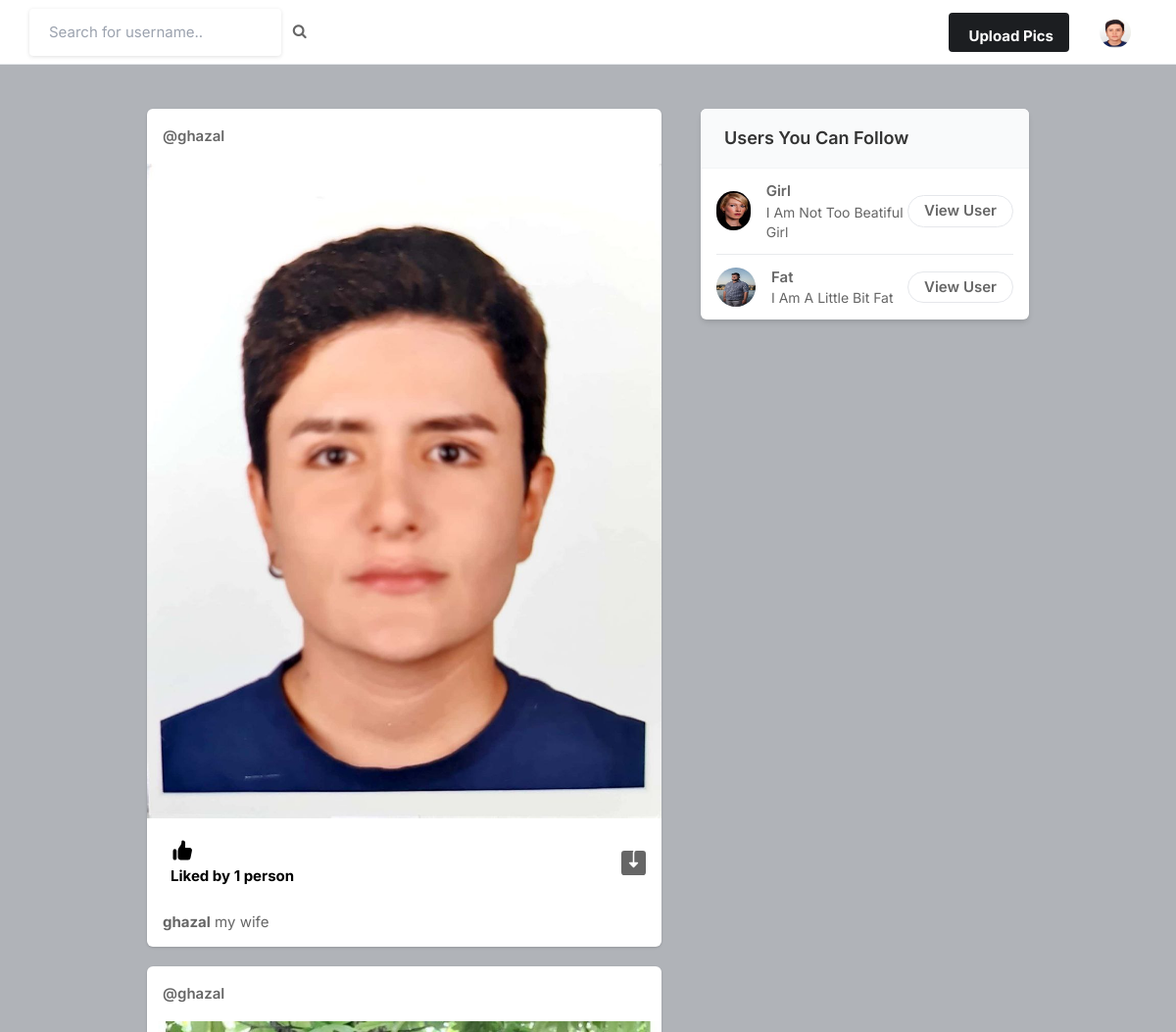
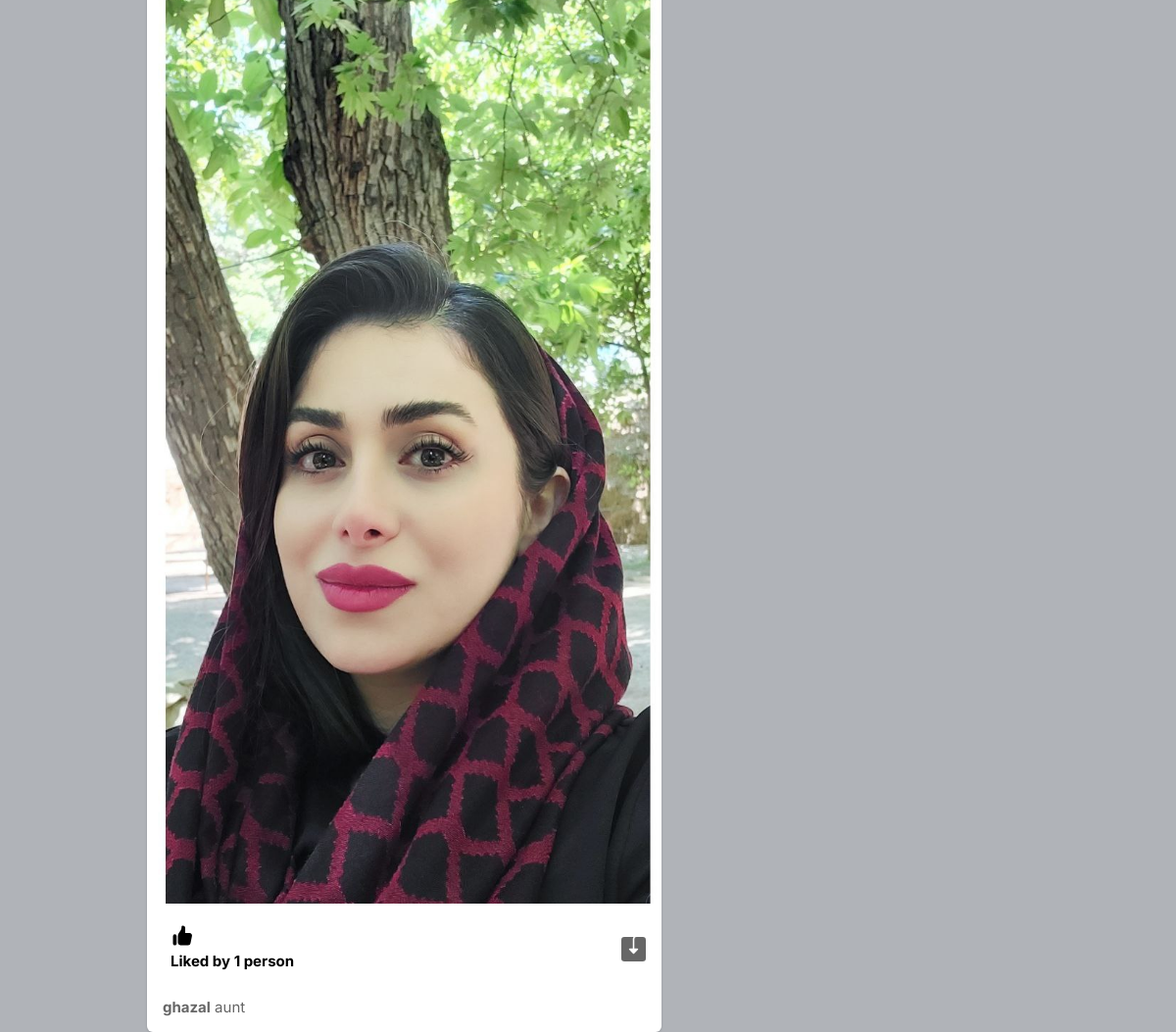
/ (signed in), run on the app's committed database (2 pictures, top to bottom).
### core/models.py (models this page shows, shortened)
class Profile(models.Model):
    user = models.ForeignKey(User, on_delete=models.CASCADE)
    id_user = models.IntegerField()
    bio = models.TextField(blank=True)
    profileimg = models.ImageField(upload_to='profile_images', default='blank-profile-picture.png')
    location = models.CharField(max_length=100, blank=True)

class Post(models.Model):
    id = models.UUIDField(primary_key=True, default=uuid.uuid4)
    user = models.CharField(max_length=100)
    image = models.ImageField(upload_to='post_images')
    caption = models.TextField()
    created_at = models.DateTimeField(default=datetime.now)
    no_of_likes = models.IntegerField(default=0)

### core/views.py (the view)
# urls.py: path('', views.index, name='index'),
@login_required(login_url='signin')
def index(request):
    user_object = User.objects.get(username=request.user.username)
    user_profile = Profile.objects.get(user=user_object)
    user_following_list = []
    feed = []
    user_following = FollowersCount.objects.filter(follower=request.user.username)
    for users in user_following:
        user_following_list.append(users.user)
    for usernames in user_following_list:
        feed_lists = Post.objects.filter(user=usernames)
        feed.append(feed_lists)
    feed_list = list(chain(*feed))
    all_users = User.objects.all()
    user_following_all = []
    for user in user_following:
        user_list = User.objects.get(username=user.user)
        user_following_all.append(user_list)
    new_suggestions_list = [x for x in list(all_users) if (x not in list(user_following_all))]
    current_user = User.objects.filter(username=request.user.username)
    final_suggestions_list = [x for x in list(new_suggestions_list) if ( x not in list(current_user))]
    random.shuffle(final_suggestions_list)
    username_profile = []
    username_profile_list = []
    for users in final_suggestions_list:
        username_profile.append(users.id)
    for ids in username_profile:
        profile_lists = Profile.objects.filter(id_user=ids)
        username_profile_list.append(profile_lists)
    suggestions_username_profile_list = list(chain(*username_profile_list))
    return render(request, 'index.html', {'user_profile': user_profile, 'posts':feed_list, 'suggestions_username_profile_list': suggestions_username_profile_list[:4]})

### templates/index.html (shortened to what this page needs)
{% load static %}
<!DOCTYPE html>
<html lang="en">
<head>
    <link rel="stylesheet" href="{% static 'assets/css/icons.css' %}">
    <link rel="stylesheet" href="{% static 'assets/css/uikit.css' %}">
    <link rel="stylesheet" href="{% static 'assets/css/style.css' %}">
    <link rel="stylesheet" href="{% static 'assets/css/tailwind.css' %}">
    <link rel="stylesheet" href="https://cdnjs.cloudflare.com/ajax/libs/font-awesome/4.7.0/css/font-awesome.min.css">
</head>
<body>
            <header>
                <div class="header_inner">
                    <form action="/search" method="POST">
                    <div class="left-side">
                            <input type="text" name="username" placeholder="Search for username..">&nbsp; &nbsp;
                            <button type="submit"><i class="fa fa-search fa-1x"></i></button>
                    </div>
                    </form>
                    <div class="right-side lg:pr-4">
                        <a href="#"
                            class="bg-pink-500 flex font-bold hidden hover:bg-pink-600 hover:text-white inline-block items-center lg:block max-h-10 mr-4 px-4 py-2 rounded shado text-white">
                              Upload Pics
                        </a>
                        <a href="#">
                            <img src="{{user_profile.profileimg.url}}" class="header-avatar" alt="">
                        </a>
                    </div>
                </div>
            </header>
            <div class="container m-auto">
                <div class="lg:flex justify-center lg:space-x-10 lg:space-y-0 space-y-5">
                    <div class="space-y-5 flex-shrink-0 lg:w-7/12">
                        {% for post in posts reversed %}
                        <div class="bg-white shadow rounded-md  -mx-2 lg:mx-0">
                            <div class="flex justify-between items-center px-4 py-3">
                                <div class="flex flex-1 items-center space-x-4">
                                    <span class="block font-semibold "><a href="{%url 'core:profile' pk=post.user %}">@{{post.user}}</a></span>
                                </div>
                              <div>
                                <a href="#"> <i class="icon-feather-more-horizontal text-2xl hover:bg-gray-200 rounded-full p-2 transition -mr-1 "></i> </a>
                              </div>
                            </div>
                            <div uk-lightbox>
                                <a href="{{post.image.url}}"  >
                                    <img src="{{post.image.url}}" height="20",width="20" alt="">
                                </a>
                            </div>
                            <div class="py-3 px-4 space-y-3">
                                <div class="flex space-x-4 lg:font-bold">
                                    <a href="/like-post?post_id={{post.id}}" class="flex items-center space-x-2">
                                        <div class="p-2 rounded-full text-black">
                                            {% if post.no_of_likes == 0 %}
                                            <p>No likes</p>
                                            {% elif post.no_of_likes == 1 %}
                                            <p>Liked by {{post.no_of_likes}} person</p>
                                            {% else %}
                                            <p>Liked by {{post.no_of_likes}} people</p>
                                            {% endif %}
                                        </div>
                                    </a>
                                    <a href="{{post.image.url}}" height="30",width="20" class="flex items-center space-x-2 flex-1 justify-end" download>
                                    </a>
                                </div>
                                <p>
                                    <a href="{%url 'core:profile' pk=post.user %}"><strong>{{post.user}}</strong></a> {{post.caption}}
                                </p>
                            </div>
                        </div>
                        {% endfor %}
                    </div>
                    <div class="lg:w-5/12">
                        <div class="bg-white  shadow-md rounded-md overflow-hidden">
                            <div class="bg-gray-50  border-b border-gray-100 flex items-baseline justify-between py-4 px-6 ">
                                <h2 class="font-semibold text-lg">Users You Can Follow</h2>
                            </div>
                            <div class="divide-gray-300 divide-gray-50 divide-opacity-50 divide-y px-4 ">
                                {% for suggestion in suggestions_username_profile_list %}
                                <div class="flex items-center justify-between py-3">
                                    <div class="flex flex-1 items-center space-x-4">
                                        <a href="{%url 'core:profile' pk=suggestion.user %}">
                                            <img src="{{suggestion.profileimg.url}}" class="bg-gray-200 rounded-full w-10 h-10">
                                        </a>
                                        <div class="flex flex-col">
                                            <span class="block capitalize font-semibold"> {{suggestion.user}} </span>
                                            <span class="block capitalize text-sm"> {{suggestion.bio}} </span>
                                        </div>
                                    </div>
                                    <a href="{%url 'core:profile' pk=suggestion.user %}" class="border border-gray-200 font-semibold px-4 py-1 rounded-full hover:bg-pink-600 hover:text-white hover:border-pink-600 "> View User </a>
                                </div>
                                {% endfor %}
                            </div>
                        </div>
                    </div>
                </div>
            </div>
</body>
</html>

### statics/assets/css/style.css (style rules this page uses)
body { background-color: #B0B3B8!important; }
button { vertical-align: middle; }
input { height: 48px; line-height: 48px; padding: 0 20px; outline: none; font-size: 15px; color: #808080; max-width: 100%; width: 100%; -webkit-box-sizing: border-box; box-sizing: border-box; display: block; font-weight: 400; opacity: 1; border-radius: 4px; border: none; -webkit-box-shadow: 0 1px 4px 0px rgba(0, 0, 0, 0.12); box-shadow: 0 1px 4px 0px rgba(0, 0, 0, 0.12); }
input[type="text"], input[type="password"], input[type="email"], input[type="number"] { height: 48px; line-height: 48px; padding: 0 20px; outline: none; font-size: 15px; color: #808080; max-width: 100%; width: 100%; -webkit-box-sizing: border-box; box-sizing: border-box; display: block; font-weight: 400; opacity: 1; border-radius: 4px; border: none; -webkit-box-shadow: 0 1px 4px 0px rgba(0, 0, 0, 0.12); box-shadow: 0 1px 4px 0px rgba(0, 0, 0, 0.12); }
input { -webkit-transition: all 0.1s ease-in-out; transition: all 0.1s ease-in-out; }
::placeholder { color: #808080; opacity: 1; }
button { border: none; margin: 0; padding: 0; width: auto; overflow: visible; background: transparent; color: inherit; font: inherit; line-height: normal; cursor: pointer; }
a { color: #be185d; -webkit-transition: 0.3s; transition: 0.3s; outline: none !important; }
button { outline: none !important; }
img { max-width: 100%; }
body { color: #666; font-size: 15px; line-height: 27px; background-color: #f0f2f5; font-family: "Inter", sans-serif; text-transform: none; }
body p { font-size: 15px; line-height: 27px; }
h1, h2, h3, h4, h5, h6 { font-family: "Inter", sans-serif; text-transform: none; }
input[type="text"], input[type="password"], input[type="email"] { font-family: "Inter", sans-serif; text-transform: none; }
button, body .pac-container { font-family: "Inter", sans-serif; text-transform: none; }
h1, h2, h3, h4, h5, h6 { color: #333; font-weight: 500; margin: 0; padding: 0; }
h2 { font-size: 26px; }
b, strong { font-weight: 700 !important; }
@media (min-width: 1024px) { .container { max-width: 900px !important; padding-top: 45px; } }
header { background-color: #fff; left: 0; right: 0; top: 0; z-index: 99; height: 66px; display: -webkit-box; display: -ms-flexbox; display: flex; -webkit-box-align: center; -ms-flex-align: center; align-items: center; border-bottom: 1px solid #e5e7eb; }
header .header_inner { display: -webkit-box; display: -ms-flexbox; display: flex; -webkit-box-align: center; -ms-flex-align: center; align-items: center; max-width: 1090px; margin: auto; width: 100%; max-width: 100% !important; padding: 0 30px; }
header .header_inner .left-side { display: -webkit-box; display: -ms-flexbox; display: flex; -webkit-box-align: center; -ms-flex-align: center; align-items: center; }
header .header_inner .right-side { display: -webkit-box; display: -ms-flexbox; display: flex; -webkit-box-align: center; -ms-flex-align: center; align-items: center; -webkit-box-pack: end; -ms-flex-pack: end; justify-content: flex-end; margin-left: auto; }
header .header_inner .right-side .header-avatar { width: 32px; height: 32px; border-radius: 100%; margin-left: 15px; }

### data on the page
Profile: profileimg (picture)
Post: user "ghazal", image (picture), no_of_likes "1", caption "my wife"
Post: user "ghazal", image (picture), no_of_likes "1", caption "aunt"
Profile: profileimg (picture), user "Girl", bio "I Am Not Too Beatiful Girl"
Profile: profileimg (picture), user "Fat", bio "I Am A Little Bit Fat"
